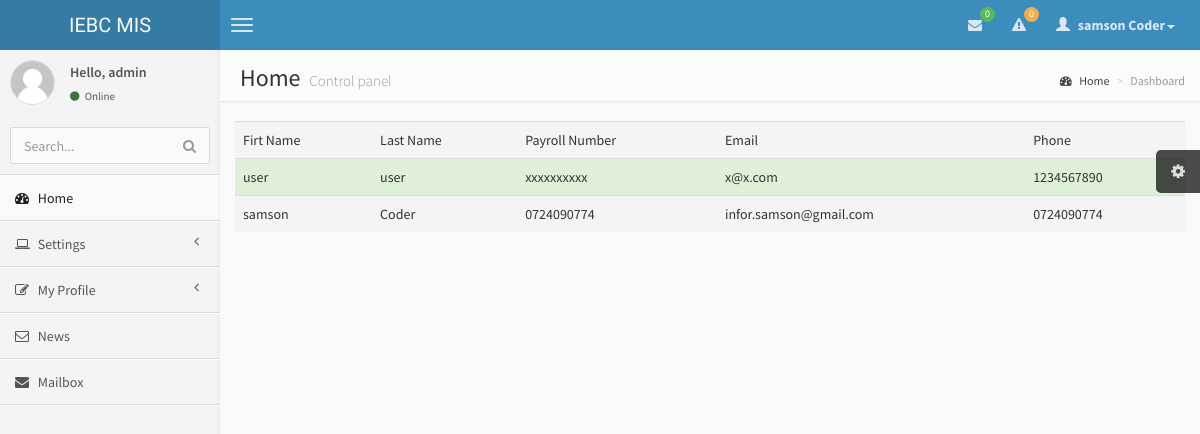
Screenshot of /logs/admin/employees.php (signed in) with the database file from the repository.
### tables this page shows
CREATE TABLE `user_details` (
  `id` int(11) NOT NULL,
  `user_firstname` varchar(20) NOT NULL,
  `user_lastname` varchar(20) NOT NULL,
  `user_username` varchar(20) NOT NULL,
  `user_payrollnumber` varchar(10) NOT NULL,
  `user_email` varchar(50) NOT NULL,
  `user_phone` varchar(20) NOT NULL,
  `user_fingerprint` varchar(100) NOT NULL
);

### logs/admin/employees.php (the view, shortened to what this page needs)
<?php
include '../connection/db.php';
$username=$_SESSION['logname'];
$result1 = mysqli_query($con, "SELECT * FROM user_details WHERE user_username='$username'");
while($res = mysqli_fetch_array($result1))
{
    $user_firstname= $res['user_firstname'];
    $user_lastname= $res['user_lastname'];
}
$username=$_SESSION['logname'];
?>
<!DOCTYPE html>
<html>
<head>
    <link href="../css/bootstrap.min.css" rel="stylesheet" type="text/css" />
    <link href="../css/font-awesome.min.css" rel="stylesheet" type="text/css" />
    <link href="../css/ionicons.min.css" rel="stylesheet" type="text/css" />
    <link href="../css/morris/morris.css" rel="stylesheet" type="text/css" />
    <link href="../css/jvectormap/jquery-jvectormap-1.2.2.css" rel="stylesheet" type="text/css" />
    <link href="../css/fullcalendar/fullcalendar.css" rel="stylesheet" type="text/css" />
    <link href="../css/daterangepicker/daterangepicker-bs3.css" rel="stylesheet" type="text/css" />
    <link href="../css/bootstrap-wysihtml5/bootstrap3-wysihtml5.min.css" rel="stylesheet" type="text/css" />
    <link href="../css/AdminLTE.css" rel="stylesheet" type="text/css" />
</head>
<body class="skin-blue">
<header class="header">
    <a href="index.php" class="logo">
        IEBC MIS
    </a>
    <nav class="navbar navbar-static-top" role="navigation">
        <a href="#" class="navbar-btn sidebar-toggle" data-toggle="offcanvas" role="button">
            <span class="icon-bar"></span>
            <span class="icon-bar"></span>
            <span class="icon-bar"></span>
        </a>
        <div class="navbar-right">
            <ul class="nav navbar-nav">
                <li class="dropdown messages-menu">
                    <a href="#" class="dropdown-toggle" data-toggle="dropdown">
                        <i class="fa fa-envelope"></i>
                        <span class="label label-success">0</span>
                    </a>
                </li>
                <li class="dropdown notifications-menu">
                    <a href="#" class="dropdown-toggle" data-toggle="dropdown">
                        <i class="fa fa-warning"></i>
                        <span class="label label-warning">0</span>
                    </a>
                </li>
                <li class="dropdown user user-menu">
                    <a href="#" class="dropdown-toggle" data-toggle="dropdown">
                        <i class="glyphicon glyphicon-user"></i>
                        <span><?php echo "$user_firstname&nbsp$user_lastname";?><i class="caret"></i></span>
                    </a>
                </li>
            </ul>
        </div>
    </nav>
</header>
<div class="wrapper row-offcanvas row-offcanvas-left">
    <aside class="left-side sidebar-offcanvas">
        <section class="sidebar">
            <div class="user-panel">
                <div class="pull-left image">
                    <img src="../img/user.jpg" class="img-circle" alt="User Image" />
                </div>
                <div class="pull-left info">
                    <p>Hello, <?php echo "$username"; ?></p>
                    <a href="#"><i class="fa fa-circle text-success"></i> Online</a>
                </div>
            </div>
            <form action="#" method="get" class="sidebar-form">
                <div class="input-group">
                    <input type="text" name="q" class="form-control" placeholder="Search..."/>
                    <span class="input-group-btn">
                                <button type='submit' name='seach' id='search-btn' class="btn btn-flat"><i class="fa fa-search"></i></button>
                            </span>
                </div>
            </form>
            <ul class="sidebar-menu">
                <li class="active">
                    <a href="index.php">
                        <i class="fa fa-dashboard"></i> <span>Home</span>
                    </a>
                </li>
                <li class="treeview">
                    <a href="#">
                        <i class="fa fa-laptop"></i>
                        <span>Settings</span>
                        <i class="fa fa-angle-left pull-right"></i>
                    </a>
                </li>
                <li class="treeview">
                    <a href="#">
                        <i class="fa fa-edit"></i> <span>My Profile</span>
                        <i class="fa fa-angle-left pull-right"></i>
                    </a>
                </li>
                <li>
                    <a href="news.php">
                        <i class="fa fa-envelope-o"></i> <span>News</span>
                    </a>
                </li>
                <li>
                    <a href="mailbox.php">
                        <i class="fa fa-envelope"></i> <span>Mailbox</span>
                    </a>
                </li>
            </ul>
        </section>
    </aside>
    <aside class="right-side">
        <section class="content-header">
            <h1>
                Home
                <small>Control panel</small>
            </h1>
            <ol class="breadcrumb">
                <li><a href="#"><i class="fa fa-dashboard"></i> Home</a></li>
                <li class="active">Dashboard</li>
            </ol>
        </section>
        <section class="content">
            <?php
            include_once("../connection/db.php");
            $result = mysqli_query($con, "SELECT * FROM user_details ORDER BY id DESC");
            ?>
            <table  border=0 cellpadding="1" cellspacing="1" id="" width="100%" class="table table-hover table-striped">
                <tr bgcolor=''>
                    <td>Firt Name</td>
                    <td>Last Name</td>
                    <td>Payroll Number</td>
                    <td>Email</td>
                    <td>Phone</td>
                </tr>
                <?php
                while($res = mysqli_fetch_array($result)) {
                    echo "<tr class=\"success\">";
                    echo "<td class='active'>".$res['user_firstname']."</td>";
                    echo "<td>".$res['user_lastname']."</td>";
                    echo "<td>".$res['user_payrollnumber']."</td>";
                    echo "<td>".$res['user_email']."</td>";
                    echo "<td>".$res['user_phone']."</td>";
                }
                ?>
            </table>
        </section>
    </aside>
</div>
</body>
</html>

### rows the page displays
user_details: user_firstname "samson", user_lastname "Coder", user_payrollnumber "0724090774", user_email "infor.samson@gmail.com", user_phone "0724090774"
user_details: user_firstname "user", user_lastname "user", user_payrollnumber "xxxxxxxxxx", user_email "x@x.com", user_phone "1234567890"

### other values shown
$username "admin"
